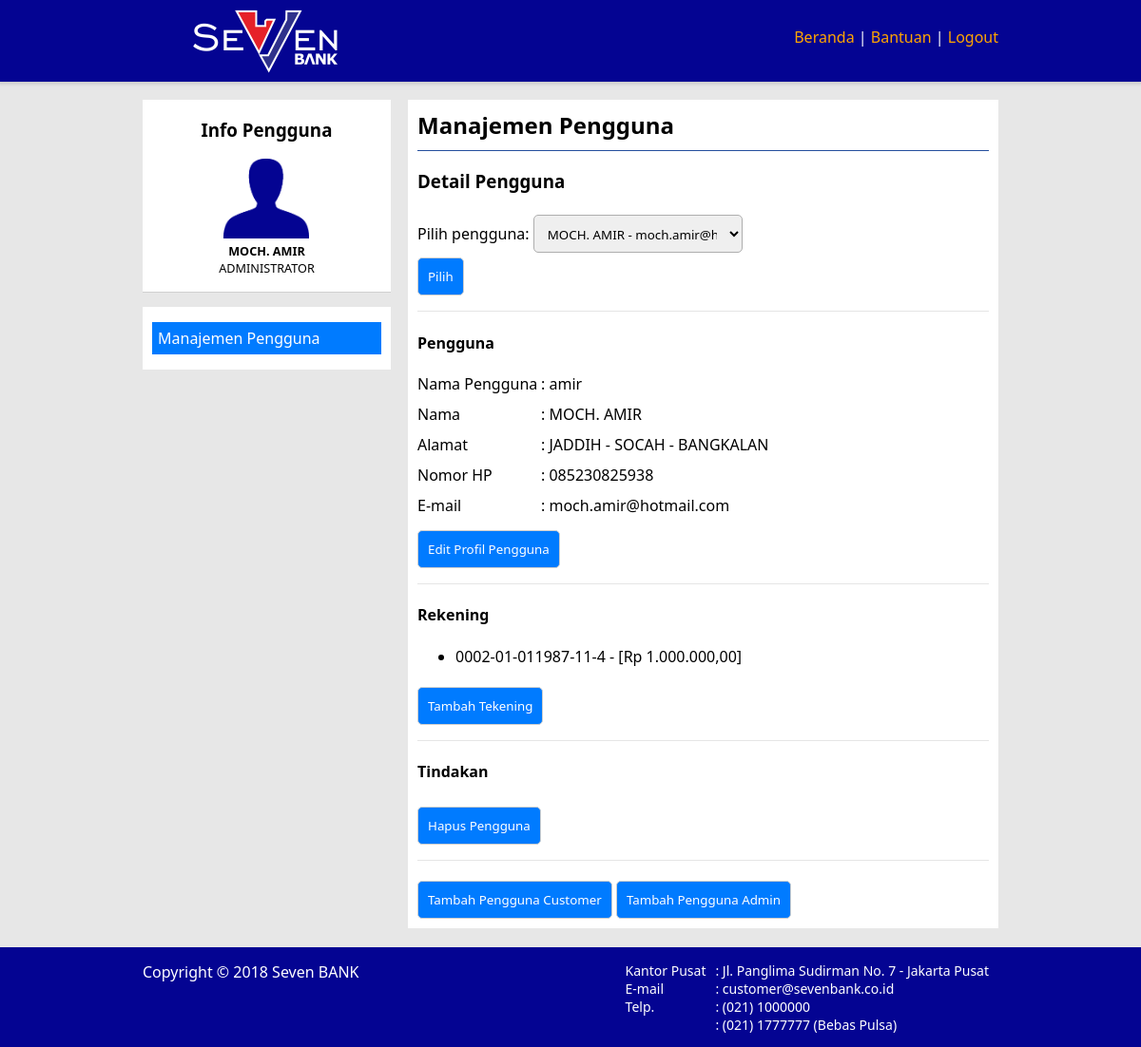
Page /user-management.php?nama-pengguna=amir (signed in) on the committed database.
### tables this page shows
CREATE TABLE `pengguna` (
  `nama_pengguna` varchar(64) NOT NULL PRIMARY KEY,
  `sandi` varchar(64) NOT NULL,
  `jenis_pengguna` char(2) NOT NULL,
  `email` varchar(64) NOT NULL UNIQUE,
  `nama` char(64) NOT NULL,
  `alamat` varchar(254) DEFAULT NULL,
  `nomor_hp` char(25) NOT NULL UNIQUE,
  `aktif` enum('1', '0') NOT NULL,
  FOREIGN KEY(jenis_pengguna) REFERENCES jenis_pengguna(id)
);

CREATE TABLE `jenis_pengguna` (
  `id` char(2) NOT NULL PRIMARY KEY,
  `keterangan` char(25) DEFAULT NULL
);

CREATE TABLE `rekening` (
  `nomor_rekening` varchar(25) NOT NULL PRIMARY KEY,
  `nama_pengguna` varchar(64) NOT NULL,
  `aktif` enum('1', '0') NOT NULL,
  FOREIGN KEY(nama_pengguna) REFERENCES pengguna(nama_pengguna) ON UPDATE CASCADE
);

### includes/api.php (called while the page is built, shortened)
<?php
$conn = new PDO('mysql:host=localhost;dbname=banking', 'root', '');
function pengguna() {
    global $conn;
    $q = $conn->prepare("SELECT * FROM pengguna p JOIN jenis_pengguna j ON p.jenis_pengguna=j.id WHERE p.nama_pengguna='{$_SESSION['nama-pengguna']}'");
    $q->execute();
    return @$q->fetchAll()[0];
}
function info_rekening($nomor_rekening) {
    global $conn;
    $q = $conn->prepare("SELECT *, IFNULL((SELECT SUM(nominal) FROM transaksi WHERE rekening_asal=r.nomor_rekening AND jenis_transaksi='0'), 0) + IFNULL((SELECT SUM(nominal) FROM transaksi WHERE rekening_tujuan=r.nomor_rekening AND jenis_transaksi='1'), 0) - IFNULL((SELECT SUM(nominal) FROM transaksi WHERE rekening_asal=r.nomor_rekening AND jenis_transaksi='1'), 0)'saldo' FROM rekening r JOIN pengguna p ON r.nama_pengguna=p.nama_pengguna WHERE r.nomor_rekening='$nomor_rekening'");
    $q->execute();
    return @$q->fetchAll()[0];
}
function list_pengguna() {
    global $conn;
    $q = $conn->prepare('SELECT * FROM pengguna WHERE aktif="1"');
    $q->execute();
    return @$q->fetchAll();
}
function pengguna_rinci($nama_pengguna) {
    $re = array();
    global $conn;
    $q = $conn->prepare("SELECT * FROM pengguna JOIN jenis_pengguna ON jenis_pengguna.id=pengguna.jenis_pengguna WHERE nama_pengguna='$nama_pengguna' AND aktif='1'");
    $q->execute();
    $re['pengguna'] = @$q->fetchAll()[0];
    $q = $conn->prepare("SELECT * FROM rekening WHERE nama_pengguna='$nama_pengguna' AND aktif='1'");
    $q->execute();
    $re['rekening'] = @$q->fetchAll();
    return $re;
}
function rp($nominal) {
    $nominal = strval($nominal); $r = ''; $c = 0;
    $nominal = explode('.', $nominal);
    $nominal = $nominal[0];
    $nominal = explode('-', $nominal);
    if (sizeof($nominal)>1) {
        $min = '-'; $nominal = $nominal[1];
    } else {
        $min = ''; $nominal = $nominal[0];
    }
    for ($x=strlen($nominal)-1; $x>=0; $x--) {
        $r = $nominal[$x].$r; $c++;
        if ($c%3==0 & $x>0) $r = ".".$r;
    }
    return 'Rp '.$min.$r.',00';
}
?>

### user-management.php (the view, shortened to what this page needs)
<?php include 'includes/api.php'; require 'includes/sudah-masuk.php' ?>
<!DOCTYPE html>
<html lang="id">
<head>
    <link rel="stylesheet" href="css/style.css">
</head>
<body>
    <header>
        <div class="konten">
            <h1><img src="images/logo.png" alt="logo"></h1>
            <nav>
                <ul>
                    <li><a href="home">Beranda</a> |</li>
                    <li><a href="help">Bantuan </a> |</li>
                    <li><a href="logout">Logout</a></li>
                </ul>
            </nav>
        </div>
    </header>
    <div class="konten-utama">
        <div class="kiri">
            <div class="artikel">
                <h3>Info Pengguna</h3>
                <div class="info-pengguna">
                    <img src="images/user-images.png" alt="user-image" width="90"><br>
                    <b><?=pengguna()['nama']?></b><br>
                    <?=pengguna()['keterangan']?><br>
                </div>
            </div>
            <hr class="hr-besar">
            <div class="artikel">
                <ul>
                    <?php if (pengguna()['jenis_pengguna']=='0') {?>
                    <li class="disini">Manajemen Pengguna</li>
                    <?php }?>
                </ul>
            </div>
        </div>
        <div class="kanan">
            <div class="artikel">
                <?php if (pengguna()['jenis_pengguna']==0) {?>
                <h2>Manajemen Pengguna</h2>
                    <?php switch (@$_GET['action']) {
                        default: ?>
                            <h3>Detail Pengguna</h3>
                            <form>
                                <label for="nama-pengguna">Pilih pengguna:</label>
                                <select name="nama-pengguna" id="nama-pengguna">
                                    <?php foreach (list_pengguna() as $x) {
                                        $selected = '';
                                        if ($x['nama_pengguna']==@$_GET['nama-pengguna']) $selected = 'selected';
                                        echo "<option $selected value=\"{$x['nama_pengguna']}\">{$x['nama']} - {$x['email']}</option>";
                                    }?>
                                </select><br>
                                <input type="submit" value="Pilih">
                            </form>
                            <?php
                            $pengguna_rinci = pengguna_rinci(@$_GET['nama-pengguna']);
                            if ($pengguna_rinci['pengguna']) {
                                echo '<hr><h4>Pengguna</h4>';
                                ?>
                                <div class="isian">
                                    <div class="baris">
                                        <div class="l-col2">Nama Pengguna</div><div class="r-col">: <?=$pengguna_rinci['pengguna']['nama_pengguna']?></div>
                                    </div>
                                    <div class="baris">
                                        <div class="l-col2">Nama</div><div class="r-col">: <?=$pengguna_rinci['pengguna']['nama']?></div>
                                    </div>
                                    <div class="baris">
                                        <div class="l-col2">Alamat</div><div class="r-col">: <?=$pengguna_rinci['pengguna']['alamat']?></div>
                                    </div>
                                    <div class="baris">
                                        <div class="l-col2">Nomor HP</div><div class="r-col">: <?=$pengguna_rinci['pengguna']['nomor_hp']?></div>
                                    </div>
                                    <div class="baris">
                                        <div class="l-col2">E-mail</div><div class="r-col">: <?=$pengguna_rinci['pengguna']['email']?></div>
                                    </div>
                                </div>
                                <?php
                                echo "<button onclick=\"location.href='user-management?action=edit-profile&nama-pengguna={$_GET['nama-pengguna']}'\">Edit Profil Pengguna</button>";
                                if (count($pengguna_rinci['rekening']) > 0) {
                                    echo '<hr><h4>Rekening</h4><ul>';
                                    foreach ($pengguna_rinci['rekening'] as $x) {
                                        $hapus = '';
                                        echo "<li>{$x['nomor_rekening']} - [".rp(info_rekening($x['nomor_rekening'])['saldo'])."]$hapus</li>";
                                    }
                                    echo '</ul>';
                                    echo "<button onclick=\"location.href='user-management?action=add-bank-account&nama-pengguna={$_GET['nama-pengguna']}'\">Tambah Tekening</button>";
                                }
                                echo '<hr><h4>Tindakan</h4>';
                                echo "<button onclick=\"location.href='user-management?action=delete-user&nama-pengguna={$_GET['nama-pengguna']}'\">Hapus Pengguna</button><br>";
                            }
                            echo '<hr>';
                            echo "<button onclick=\"location.href='user-management?action=add-user-customer'\">Tambah Pengguna Customer</button> ";
                            echo "<button onclick=\"location.href='user-management?action=add-user-admin'\">Tambah Pengguna Admin</button>";
                        break;
                    }
                    ?>
                <?php } ?>
            </div>
        </div>
    </div>
    <footer>
        <div class="konten">
            <div class="footer_kanan">
                : Jl. Panglima Sudirman No. 7 - Jakarta Pusat<br>
                : customer@sevenbank.co.id<br>
                : (021) 1000000<br>
                : (021) 1777777 (Bebas Pulsa)<br>
            </div>
            <div class="footer_kanan">
                Kantor Pusat<br>
                E-mail<br>
                Telp.<br>
            </div>
            <div class="footer_kiri">
                Copyright &copy; 2018 Seven BANK
            </div>
        </div>
    </footer>
</body>
</html>

### css/style.css (style rules this page uses)
* { font-family: 'Segoe UI', Tahoma, Geneva, Verdana, sans-serif; }
body { margin: 0px; background-color: #e7e7e7; display: flex; min-height: 100vh; flex-direction: column; }
.konten, .konten-utama { width: 900px; margin: auto; }
header { position: fixed; top: 0; width: 100%; box-shadow: rgba(0, 0, 0, 0.14) 0px 0px 4px 2px; }
h1 img { margin-top: 10px; margin-left: 53px; }
footer { width: 100%; bottom: 0; padding: 20px; }
footer .konten { padding: 5px 0px 80px 0px; }
.konten-utama { padding: 5px 0; margin-top: 100px; margin-bottom: 15px; overflow: hidden; flex: 1; }
.kiri { float: left; width: 29%; }
.kanan { float: right; width: 69%; }
.kiri, .kanan { background-color: white; }
header, footer { background-color: #040492; overflow: hidden; }
header h1 { margin: 0px 10px 0px 0px; float: left; color: white; }
header nav { float: right!important; margin-top: 13px; }
h2 { margin: 0px; }
header nav, footer { padding: 10px 0; }
header ul { margin: 0px; padding: 5px 0px; }
header li { display: inline; }
nav ul li { color: white; }
header li a { text-decoration: none; color: orange; transition: color 0.8s; }
.artikel { margin: 10px; }
.artikel h2 { border-bottom: 1px solid #244f9d; padding-bottom: 10px; }
.kiri .artikel h2, .kiri .artikel h3 { text-align: center; border: 0; }
input[type="text"], input[type="password"], select, textarea { width: 200px; height: 15px; padding: 10px; border-radius: 5px; border: 1px #aeaeae solid; margin-top: 5px; }
select, option { height: 40px; width: 220px; }
input[type="submit"], input[type="reset"], button { padding: 10px; margin-top: 5px; border-radius: 5px; border: 1px #cecece solid; background-color: #007bff; color: white; cursor: pointer; }
form { border-radius: 5px; margin: auto; }
.info-pengguna, .pesan-mini { font-size: 9.5pt; }
.info-pengguna { width: fit-content; margin: auto; text-align: center; }
hr { margin-top: 1rem; margin-bottom: 1rem; border: 0; border-top: 1px solid rgba(0,0,0,.1); }
.hr-besar { height: 15px; background: #e7e7e7; }
.kiri .artikel li:hover, .disini { background-color: #007bff; color: white; }
.kiri .artikel li { margin: 5px 0px; padding: 6px; display: inherit; transition: background-color 0.8s; }
.kiri .artikel ul { padding: 0px; }
.isian .l-col2 { float: left; width: 130px; }
.baris { overflow: hidden; margin: 10px 0 10px 0; }
.footer_kiri { float: left; color: white; }
.footer_kanan { float: right; font-size: 14px; margin-right: 10px; color: white; }

### rows in the picture
pengguna: nama "MOCH. AMIR", jenis_pengguna.keterangan "ADMINISTRATOR"
pengguna: nama_pengguna "amir", nama "MOCH. AMIR", alamat "JADDIH - SOCAH - BANGKALAN", nomor_hp "085230825938", email "moch.amir@hotmail.com"
rekening: nomor_rekening "0002-01-011987-11-4", saldo "Rp 1.000.000,00"

### other values in the picture
form field nama-pengguna "MOCH. AMIR - moch.amir@hotmail.com"
